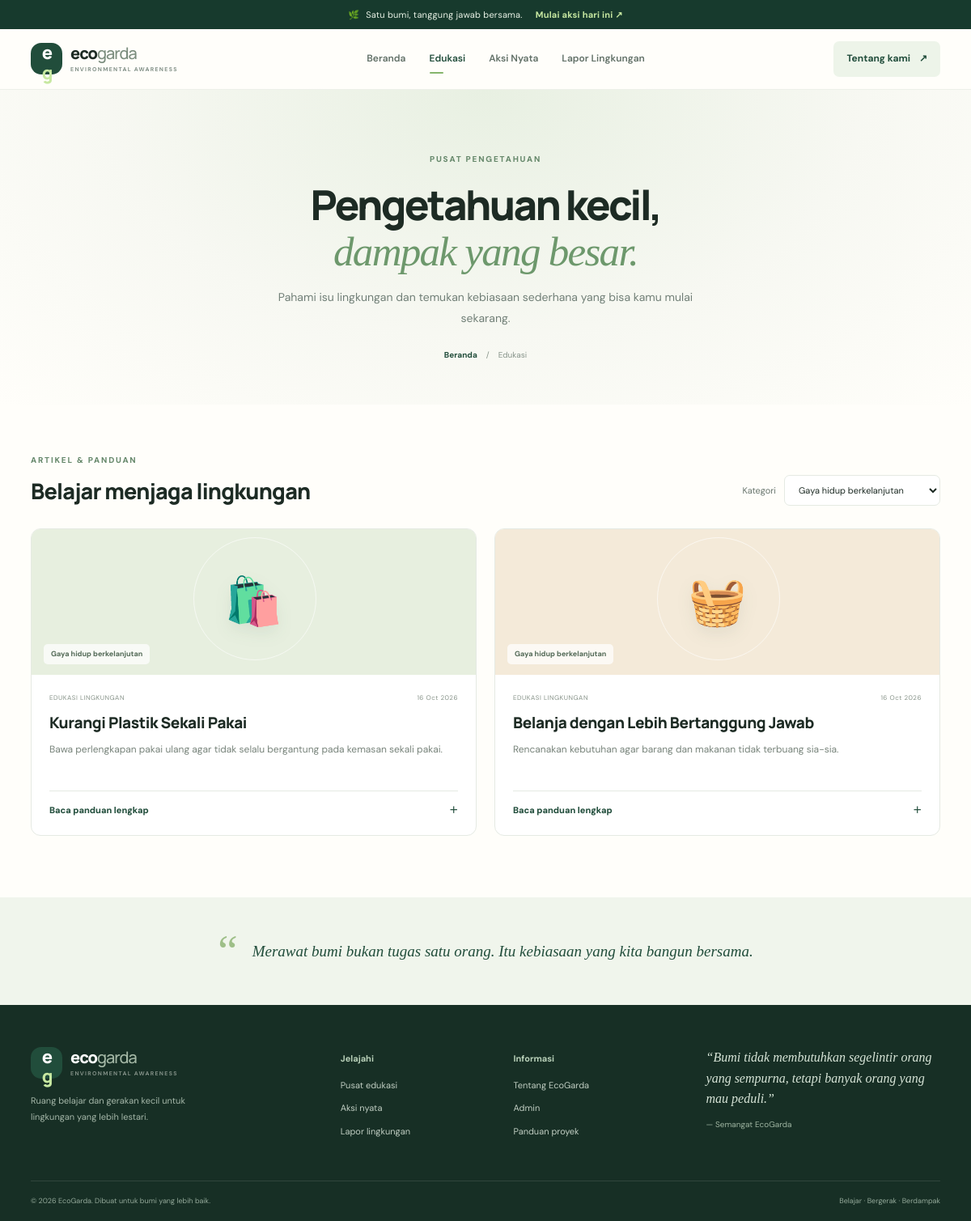
The app's page /edukasi.php?kategori=Gaya hidup berkelanjutan with its own data.
### tables this page shows
CREATE TABLE IF NOT EXISTS tips (
 id INT UNSIGNED AUTO_INCREMENT PRIMARY KEY,
 title VARCHAR(180) NOT NULL,
 category VARCHAR(80) NOT NULL,
 icon VARCHAR(20) NOT NULL DEFAULT '🌱',
 summary VARCHAR(220) NOT NULL,
 body TEXT NOT NULL,
 is_published TINYINT(1) NOT NULL DEFAULT 1,
 created_at TIMESTAMP DEFAULT CURRENT_TIMESTAMP,
 updated_at TIMESTAMP DEFAULT CURRENT_TIMESTAMP ON UPDATE CURRENT_TIMESTAMP
);

### includes/bootstrap.php (called while the page is built, shortened)
<?php
function e($value): string { return htmlspecialchars((string)$value, ENT_QUOTES, 'UTF-8'); }

### edukasi.php (the view, shortened to what this page needs)
<?php
require_once __DIR__ . '/includes/bootstrap.php';
$category = trim($_GET['kategori'] ?? '');
$sql = "SELECT * FROM tips WHERE is_published=1"; $params=[];
if ($category !== '') { $sql .= " AND category=?"; $params[]=$category; }
$sql .= " ORDER BY created_at DESC";
$stmt=$pdo->prepare($sql); $stmt->execute($params); $tips=$stmt->fetchAll();
$categories=$pdo->query("SELECT DISTINCT category FROM tips WHERE is_published=1 ORDER BY category")->fetchAll(PDO::FETCH_COLUMN);
require __DIR__ . '/includes/header.php';
?>
<section class="page-hero"><span class="eyebrow">PUSAT PENGETAHUAN</span><h1>Pengetahuan kecil,<br><em>dampak yang besar.</em></h1><p>Pahami isu lingkungan dan temukan kebiasaan sederhana yang bisa kamu mulai sekarang.</p><div class="breadcrumb"><a href="index.php">Beranda</a><span>/</span> Edukasi</div></section>
<section class="section content-section"><div class="filter-bar"><div><span class="eyebrow">ARTIKEL & PANDUAN</span><h2>Belajar menjaga lingkungan</h2></div><form method="get" class="filter-form"><label for="kategori">Kategori</label><select id="kategori" name="kategori" onchange="this.form.submit()"><option value="">Semua topik</option><?php foreach($categories as $c): ?><option value="<?=e($c)?>" <?=$category===$c?'selected':''?>><?=e($c)?></option><?php endforeach;?></select></form></div>
<div class="article-grid"><?php foreach($tips as $i=>$tip): ?><article class="article-card" id="tip-<?= (int)$tip['id'] ?>"><div class="article-art art-<?=($i%4)+1?>"><span><?=e($tip['icon'])?></span><small><?=e($tip['category'])?></small></div><div class="article-content"><div class="meta-line"><span>EDUKASI LINGKUNGAN</span><span><?=date('d M Y',strtotime($tip['created_at']))?></span></div><h3><?=e($tip['title'])?></h3><p><?=e($tip['summary'])?></p><details><summary>Baca panduan lengkap <span>＋</span></summary><div class="detail-copy"><?=nl2br(e($tip['body']))?></div></details></div></article><?php endforeach; ?></div>
</section><section class="quote-strip"><span>“</span><p>Merawat bumi bukan tugas satu orang. Itu kebiasaan yang kita bangun bersama.</p></section>
<?php require __DIR__ . '/includes/footer.php'; ?>

### assets/css/style.css (style rules this page uses)
:root { --forest:#214d3b;--forest-dark:#173a2d;--sage:#dce9dc;--sage-light:#f3f7f1;--lime:#c7e8a1;--ink:#1d2b24;--muted:#69766e;--line:#e5eae3;--paper:#fffefa;--orange:#c47d50;--serif:Georgia,'Times New Roman',serif;--sans:'DM Sans',Arial,sans-serif;--display:'Manrope','DM Sans',sans-serif }
* { box-sizing:border-box }
html { scroll-behavior:smooth }
body { margin:0;background:var(--paper);color:var(--ink);font-family:var(--sans);font-size:15px;line-height:1.65 }
a { color:inherit;text-decoration:none }
button,input,select,textarea { font:inherit }
button,a,select { -webkit-tap-highlight-color:transparent }
.eyebrow { font-size:10px;font-weight:800;letter-spacing:1.8px;color:#66886b;display:inline-flex;align-items:center;gap:8px }
.hero h1,.page-hero h1 { font:800 clamp(38px,4.4vw,61px)/1.1 var(--display);letter-spacing:-2.7px;margin:22px 0 20px;max-width:590px }
.hero h1 em,.page-hero h1 em { font-family:var(--serif);font-weight:400;color:#6d986c;letter-spacing:-1.7px }
.hero-copy>p,.page-hero>p { max-width:460px;color:#728078;font-size:14px;line-height:1.9;margin:0 }
.section { padding:76px max(28px,calc((100% - 1124px)/2)) }
.card-visual,.article-art { height:170px;position:relative;display:grid;place-items:center;overflow:hidden }
.card-visual>span,.article-art>span { font-size:58px;filter:drop-shadow(0 8px 10px #254b3514);position:relative;z-index:1 }
.visual-1,.art-1 { background:#e7efdf }
.visual-2,.art-2 { background:#f4ead9 }
.card-visual:before,.article-art:before { content:'';position:absolute;width:150px;height:150px;border:1px solid #ffffff99;border-radius:50%;left:calc(50% - 75px);top:10px }
.card-visual small,.article-art small { position:absolute;left:15px;bottom:13px;background:#ffffffb8;padding:5px 9px;border-radius:5px;font-size:9px;font-weight:700;color:#526956 }
.card-body h3,.article-content h3,.action-card h3 { font:800 17px/1.35 var(--display);letter-spacing:-.4px;margin:0 0 9px }
.card-body p,.article-content>p,.action-card>p { font-size:12px;line-height:1.8;color:#78847b;margin:0 0 17px }
.page-hero { text-align:center;padding:72px 25px 53px;background:radial-gradient(ellipse at 50% 0%,#e8f0e2 0%,#f7f8f2 55%,var(--paper) 100%) }
.page-hero h1 { font-size:51px;margin:17px auto 15px;max-width:760px }
.page-hero>p { margin:auto;max-width:550px }
.breadcrumb { display:flex;justify-content:center;gap:11px;margin-top:24px;color:#87948a;font-size:10px }
.breadcrumb a { color:var(--forest);font-weight:700 }
.content-section { padding-top:55px }
.filter-bar { display:flex;align-items:end;justify-content:space-between;margin-bottom:28px;gap:20px }
.filter-bar h2 { font:800 27px var(--display);margin:8px 0 0;letter-spacing:-.8px }
.filter-form { display:flex;align-items:center;gap:10px }
.filter-form label { font-size:11px;color:#69766e }
.filter-form select { padding:10px 13px;border:1px solid var(--line);border-radius:7px;background:white;color:var(--ink);font-size:11px }
.article-grid { display:grid;grid-template-columns:repeat(2,1fr);gap:22px }
.article-card { border:1px solid var(--line);border-radius:12px;overflow:hidden;background:white;transition:transform .2s,box-shadow .2s }
.article-art { height:180px }
.article-content { padding:22px }
.meta-line { display:flex;justify-content:space-between;gap:12px;font-size:8px;color:#879389;letter-spacing:.5px;margin-bottom:12px }
.article-content h3 { font-size:19px }
.article-content>p { min-height:44px }
.article-content details { border-top:1px solid var(--line);padding-top:14px;font-size:11px;color:var(--forest) }
.article-content summary { cursor:pointer;font-weight:800;list-style:none;display:flex;justify-content:space-between }
.quote-strip { background:#f0f5ec;padding:35px 25px;text-align:center;color:var(--forest);display:flex;justify-content:center;align-items:center;gap:18px }
.quote-strip>span { font:55px var(--serif);color:#9ebf88 }
.quote-strip p { font:italic 19px var(--serif);margin:0;max-width:700px }

### records on screen
tips: icon "🛍️", category "Gaya hidup berkelanjutan", created_at "16 Oct 2026", title "Kurangi Plastik Sekali Pakai", summary "Bawa perlengkapan pakai ulang agar tidak selalu bergantung pada kemasan sekali pakai."
tips: icon "🧺", category "Gaya hidup berkelanjutan", created_at "16 Oct 2026", title "Belanja dengan Lebih Bertanggung Jawab", summary "Rencanakan kebutuhan agar barang dan makanan tidak terbuang sia-sia."

### other values on screen
form field kategori "Gaya hidup berkelanjutan"
